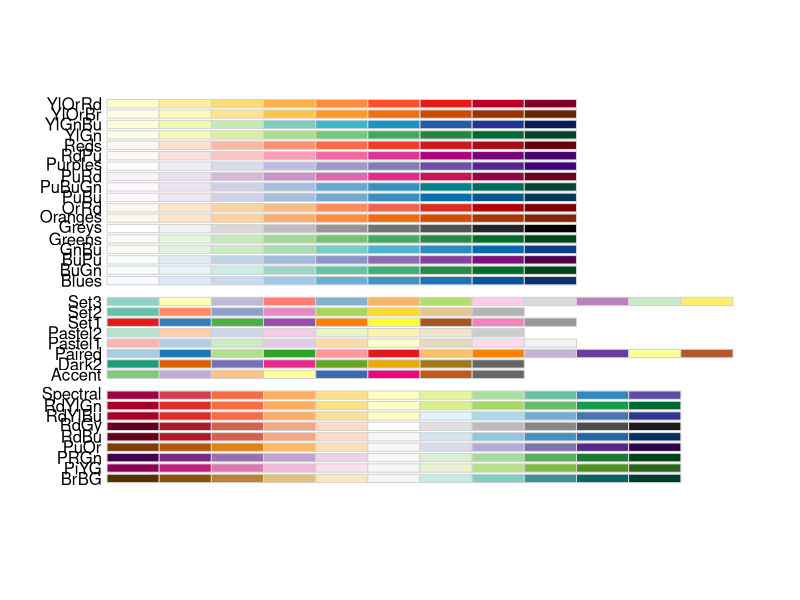
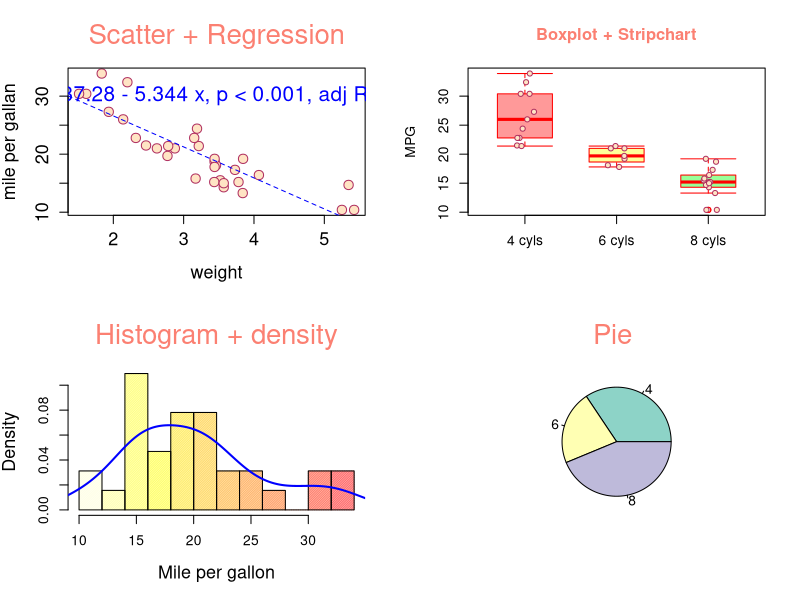

R code for these plots, in order:
##
## 2021. 04. 07
## multi plotting template
##

##
## mtcars 
## 1. scatter + regression  : mpg ~wt 
## 2. boxplot + scriptchart :
## 3. histogram + density   : mpg ~wt
## 4. pie chart             : cyl
##
## etc. bar plot
##

library(tidyverse)
library(car)
library(RColorBrewer)
display.brewer.all() # data type별로 색 조합을 사용하자.
palette(brewer.pal(n=8, "Set3"))
mycolour <- rainbow(n=6, alpha = 0.4)

##
## PNG saving
##
# png(filename = "myplot.png", width = 1920, height = 1080)


##
## Create multi-layer
##
par(mfrow = c(2, 2))

##
## 1. scatter + regression
## mpg ~wt
##
mtcars %>% 
  plot(mpg ~wt, data = .,
       pch = 21, col = "maroon",
       bg = "bisque",
       main = "Scatter + Regression",
       xlab = "weight", ylab = "mile per gallan",
       cex = 1.5, cex.main = 2, cex.lab = 1.3, cex.axis = 1.3,
       font.main = 9, font.lab = 8, font.axis = 8,
       col.main = 4, col.axis = "black", col.lab = "black"
  )
lm.result <- mtcars %>% 
  lm(mpg ~wt, data = .)
mtcars %>% 
  lm(mpg ~wt, data = .) %>% 
  summary()
abline(lm.result$coefficients, col = "blue",
       lty = 2)
text(x = 4, y = 30,
     labels = "y = 37.28 - 5.344 x, p < 0.001, adj R^2 = 0.7446", col = "blue",
     cex = 1.5
)

##
## 2. box 
## 
##
mtcars %>% 
  boxplot(mpg ~cyl, data = .,
          range = 1.5,
          notch = F, outline = T,
          col = mycolour[1:3], border = "red",
          pars = list(boxwex = 0.6,
                      staplewex = 1),
          horizontal = F,
          main = "Boxplot + Stripchart",
          xlab = "", ylab = "MPG",
          names = c("4 cyls", "6 cyls", "8 cyls"),
          #at = c(1:3),
          font.main = 9, font.lab = 8, font.axis = 8,
          col.main = 4, col.axis = "black", col.lab = "black"
          )

mtcars %>% 
  stripchart (mpg ~cyl, data = .,
              vertical = T,
              add = T,
              #at = c(1:3),
              method = "jitter",
              pch = 21, col = "maroon", bg = "bisque"
              )


##
## 3. histogram + density 
## mpg ~wt
##
hist(mtcars$mpg,
     col = rev(heat.colors(n = 12, alpha = 0.6)),
     main = "Histogram + density",
     xlab = "Mile per gallon", freq = F,
     cex.main = 2, cex.lab = 1.3,
     font.main = 9, font.lab = 8,
     density = 80, border = "black",
     font.main = 9, font.lab = 8, font.axis = 8,
     col.main = 4, col.axis = "black", col.lab = "black",
     nclass = 10
     )
mpg_density <- density(mtcars$mpg, na.rm = T)
lines(mpg_density, col = "blue", lwd = 2)


##
## 4. pie
## 
##
mytbl <- table(mtcars$cyl)
pie(mytbl, col = 1:3,
    clockwise = F, 
    main = "Pie ",
    #xlab = "weight", ylab = "mile per gallan",
    cex.main = 2, #cex = 1.5,
    font.main = 9, font.lab = 8, font.axis = 8,
    col.main = 4, #col.axis = "black", col.lab = "black"
    )



##
## PNG saving file close
##
# dev.off()






##
## BAR PLOT
## mtcars cyl vs. vs with legend
##

# mytbl <- table(mtcars$am, mtcars$cyl, 
#                dnn = c("Transmission", "Cylinders") # naming
# )
# # barplot(t(mytbl),  # transpose
# #         beside = T # wide하게 펼침
# # )
# barplot(mytbl, 
#         beside = T, # wide하게 펼침
#         main = "mtcars data",
#         xlab = "Number of Cylinders", ylab = "Frequency",
#         names.arg = c("4 cyls", "6 cyls", "8 cyls"),
#         cex.main = 2, cex.names = 1.5, cex.lab = 1.5,
#         font.main = 9, font.lab =8,
#         col = 2:3,
#         legend.text = c("Automatic", "Manual"),
#         args.legend = list(x = "topleft", bty = "n")
# )
